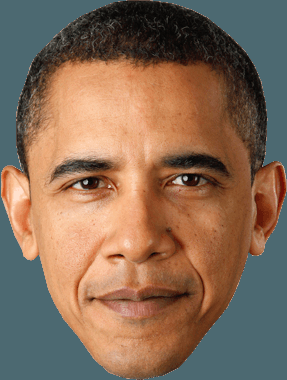
#> input picture scripts/images/face.png, 287 x 380 px, given in place of person.jpg, which was not available
$ python FalseIdentity_DeepLearning.py
#> lines starting #> are read from the running program, lines starting #| are printed output that depends on the picture; pictures that were not available may be replaced by others from this repository, and a replacement may not be noted
#Import delle librerie necessarie
import mediapipe as mp
import cv2
import pandas as pd
import numpy as np
import math

#Queste sono i landmarks costanti che vanno a delimitare una faccia
sx_face = 127
dx_face = 356
up_face = 10
down_face = 152

name = 'person'
ext = 'jpg'

#----------------------------------------------------------------------------------------

#Definizione di metodi utili per dopo

'''Questo metodo, date le immagini con cui fare il merging,
riscala, riposizione e ruota l'immagine segmentata seguendo i requisiti
dell'immagine di background.'''
# [51 lines left out: functions overlay_object, getAngle, getDistanza, not called in this run]


def scalaDistanza(distanza1, distanza2):
    return distanza1/distanza2


def aggiungi_spazio_nero(img, width):
    # Ottieni le dimensioni dell'immagine
    altezza, _, _ = img.shape

    # Crea uno spazio nero della dimensione desiderata
    spazio_nero = np.zeros((altezza, width, 3), dtype=np.uint8)

    # Concatena l'immagine originale con lo spazio nero a sinistra e destra
    nuova_immagine = np.concatenate((spazio_nero, img, spazio_nero), axis=1)

    return nuova_immagine


#----------------------------------------------------------------------------------------


'''In questa parte di codice viene inserita un'immagine
e ne viene segmentata la faccia presente.
Vengono inoltre segnate le distanze tra i landmark che ci serviranno
per posizionare e scalare l'immagine segmentata durante la
sovrapposizione del video'''


#Carica la immagine
image = cv2.imread(f"images/{name}.{ext}")
#> image is the input picture: shape (380, 287, 3); mean B, G, R 87.2, 107.2, 133.7

#Importing Face Detector whit haarcascade pre-trained weights
face_cascade = cv2.CascadeClassifier(cv2.data.haarcascades + 'haarcascade_frontalface_default.xml')

#Converting img to gray (less calculation)
gray = cv2.cvtColor(image, cv2.COLOR_BGR2GRAY)
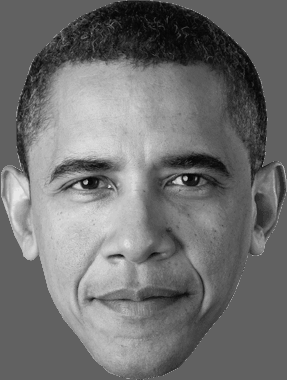
#> gray: shape (380, 287); min 7, max 231, mean 112.8

# Esegue il rilevamento del volto
face_detect = face_cascade.detectMultiScale(gray, scaleFactor=1.1, minNeighbors=5, minSize=(30, 30))
#> face_detect = [[19, 91, 229, 229]]

# Crea un'immagine vuota con lo stesso spazio dei colori dell'immagine originale
segmented_image = image.copy()

# Estrae e salva la faccia rilevata
for (x, y, w, h) in face_detect:
    face = segmented_image[y:y+h, x:x+w]
    cv2.imwrite('images/partial.png', face)
#> this loop made 1 pass
#> pass 1, `face = segmented_image[y:y+h, x:x+w]`:
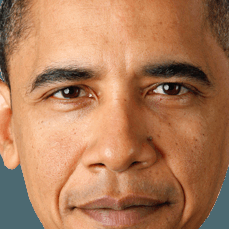
#> face: shape (229, 229, 3); mean B, G, R 89.8, 123.7, 175.2

segmented_f = cv2.imread('images/partial.png')
agg = aggiungi_spazio_nero(segmented_f, 500)
#> in aggiungi_spazio_nero, `nuova_immagine = np.concatenate((spazio_nero, img, spazio_nero), axis=1)`:
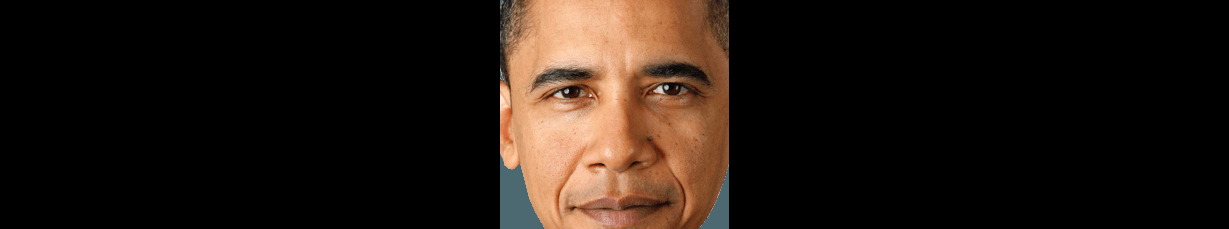
#> nuova_immagine: shape (229, 1229, 3); mean B, G, R 16.7, 23, 32.6
cv2.imwrite('images/segmented_face.png', agg)


#-------------------------------------------------------------------------------

img = cv2.imread("images/segmented_face.png")

height, width, _ = img.shape  # Ottieni le dimensioni dell'immagine
#> height = 229; width = 1229

#Modello di Mediapipe FaceMesh
mp_face_mesh = mp.solutions.face_mesh
#> (the run stopped early here; a loop or call above may not have finished)
